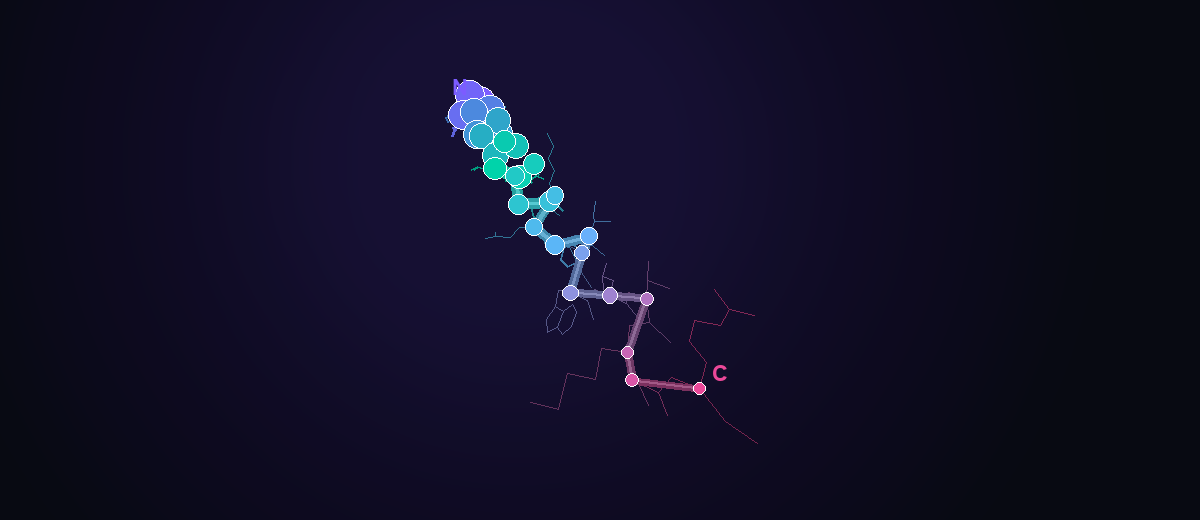
#> input picture docs/assets/glp1_boltz_render.png, 1200 x 520 px
$ python -i compose_40s_full_story.py   (imports and definitions only)
#> lines starting #> are read from the running program, lines starting #| are printed output that depends on the picture
#!/usr/bin/env python3
"""
Crisp ~40s full-story live demo:

  GLP-1 sequence  →  Omnigent (Databricks) UI  →  meta-harness + Boltz metrics
  →  protein structure movie  →  CTA

Keep what works: real Omnigent UI, sequence board, structure spin.
Cut fluff. Sharp cuts. Live-demo energy.
Target total ~40s (VO-driven).
"""

from __future__ import annotations

import json
import math
import shutil
import subprocess
import sys
import time
import urllib.request
from pathlib import Path
from typing import List, Tuple

from PIL import Image, ImageDraw, ImageFilter, ImageFont, ImageOps

ROOT = Path(__file__).resolve().parents[1]
OUT = ROOT / "outputs" / "story-40s"
FRAMES = OUT / "frames"
VO = ROOT / "outputs" / "vo_40s"
UI = ROOT / "docs" / "assets" / "omnigent-ui"
PREMIUM = ROOT / "outputs" / "glp1_premium"
W, H, FPS = 1920, 1080, 24

BG = (7, 9, 14)
WHITE = (250, 250, 252)
MUTED = (168, 176, 192)
TEAL = (0, 220, 170)
PURPLE = (130, 100, 255)
PINK = (236, 72, 153)
YELLOW = (255, 200, 60)

SEQ = "HAEGTFTSDVSSYLEGQAAKEFIAWLVKGR"
CONF, PLDDT = 0.83, 0.90


def font(size: int, bold: bool = False):
    cands = (
        [
            "/System/Library/Fonts/Supplemental/Arial Bold.ttf",
            "/System/Library/Fonts/Supplemental/Helvetica Bold.ttf",
        ]
        if bold
        else [
            "/System/Library/Fonts/Supplemental/Arial.ttf",
            "/System/Library/Fonts/Helvetica.ttc",
        ]
    )
    for p in cands:
        if Path(p).exists():
            try:
                return ImageFont.truetype(p, size=size)
            except OSError:
                continue
    return ImageFont.load_default()


# [38 lines left out: functions ffprobe_dur, gut_bg, not called in this run]


def crisp(im: Image.Image) -> Image.Image:
    """Sharpen UI text after resize — real product snapshots stay readable."""
    from PIL import ImageEnhance, ImageFilter

    im = im.convert("RGB")
    im = im.filter(ImageFilter.UnsharpMask(radius=1.0, percent=140, threshold=2))
    im = ImageEnhance.Contrast(im).enhance(1.05)
    im = ImageEnhance.Sharpness(im).enhance(1.2)
    return im


def fit_cover(im: Image.Image, tw: int, th: int) -> Image.Image:
    out = ImageOps.fit(im.convert("RGB"), (tw, th), method=Image.Resampling.LANCZOS)
    return crisp(out)


def fit_contain(im: Image.Image, tw: int, th: int, bg=BG) -> Image.Image:
    """High-quality contain: scale with LANCZOS, center, no blurry pad upscale."""
    im = im.convert("RGB")
    iw, ih = im.size
    scale = min(tw / iw, th / ih)
    nw, nh = max(1, int(round(iw * scale))), max(1, int(round(ih * scale)))
    # never upscale past 1.05× native (keeps UI text crisp)
    if scale > 1.05:
        nw, nh = iw, ih
    im = im.resize((nw, nh), Image.Resampling.LANCZOS)
    im = crisp(im)
    c = Image.new("RGB", (tw, th), bg)
    c.paste(im, ((tw - nw) // 2, (th - nh) // 2))
    return c


# [9 lines left out: function load_ui, not called in this run]


def bar(img: Image.Image, left: str, right: str = "") -> Image.Image:
    out = img.copy()
    d = ImageDraw.Draw(out)
    d.rectangle([0, H - 78, W, H], fill=(5, 6, 10))
    d.rectangle([0, H - 80, W, H - 78], fill=PINK)
    d.text((40, H - 40), left, fill=WHITE, font=font(22, True), anchor="lm")
    if right:
        d.text((W - 40, H - 40), right, fill=TEAL, font=font(16, True), anchor="rm")
    return out


# ---------- scenes (crisp, live-demo) ----------


# [84 lines left out: functions scene_sequence, scene_omnigent_live, scene_meta_boltz, not called in this run]


def scene_fold(frame: Image.Image) -> Image.Image:
    base = Image.new("RGB", (W, H), (6, 8, 14))
    fold = fit_contain(crisp(frame.convert("RGB")), 1780, 940, bg=(6, 8, 14))
    base.paste(fold, ((W - 1780) // 2, 50))
    d = ImageDraw.Draw(base)
    d.rounded_rectangle([40, 16, 340, 48], 8, fill=TEAL)
    d.text((190, 32), "STRUCTURE  ·  BOLTZ CIF", fill=BG, font=font(13, True), anchor="mm")
    return bar(base, f"GLP-1 fold  ·  conf {CONF}  ·  pLDDT {PLDDT}", "N→C rainbow")


# [8 lines left out: function scene_cta, not called in this run]


def hold(img: Image.Image, sec: float) -> List[Image.Image]:
    n = max(1, int(round(sec * FPS)))
    return [img.copy() for _ in range(n)]


# [355 lines left out: functions spin, ensure_vo, concat_audio, speed_to_target, main, not called in this run]


# [2 lines not run here, left out]

>>> from PIL import Image
>>> picture = Image.open('../docs/assets/glp1_boltz_render.png')
#> picture is the input picture: PIL image 1200x520 RGB; mean R, G, B 16.3, 14.6, 37.5
>>> result = scene_fold(picture)
#> in scene_fold, `base = Image.new("RGB", (W, H), (6, 8, 14))`:
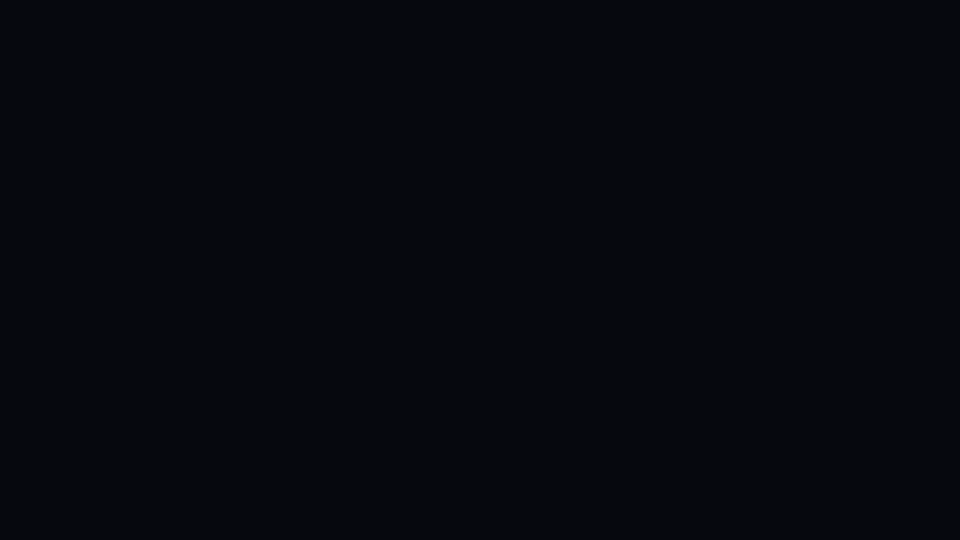
#> base: PIL image 1920x1080 RGB (shown at 1/2 size); mean R, G, B 6, 8, 14
#> in fit_contain, `c = Image.new("RGB", (tw, th), bg)`:
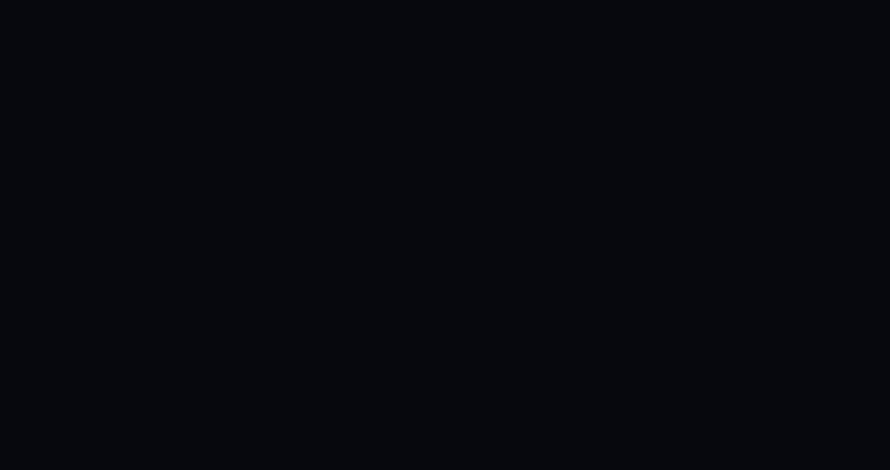
#> c: PIL image 1780x940 RGB (shown at 1/2 size); mean R, G, B 6, 8, 14
#> in fit_contain, `c.paste(im, ((tw - nw) // 2, (th - nh) // 2))`:
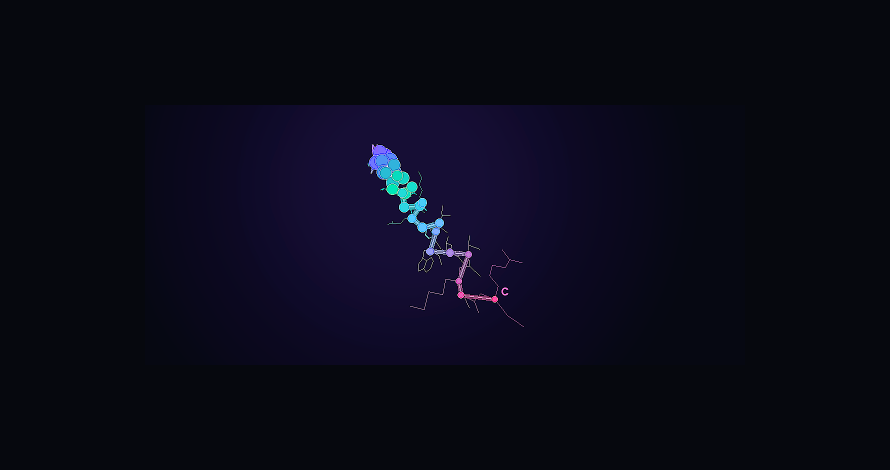
#> c: PIL image 1780x940 RGB (shown at 1/2 size); mean R, G, B 9.3, 9.8, 23.1
#> in scene_fold, `base.paste(fold, ((W - 1780) // 2, 50))`:
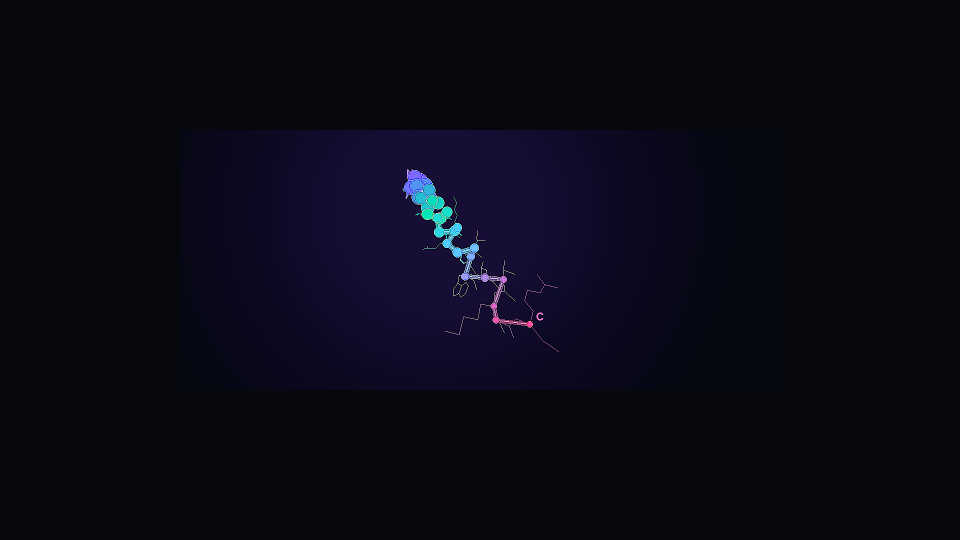
#> base: PIL image 1920x1080 RGB (shown at 1/2 size); mean R, G, B 8.7, 9.4, 21.4
